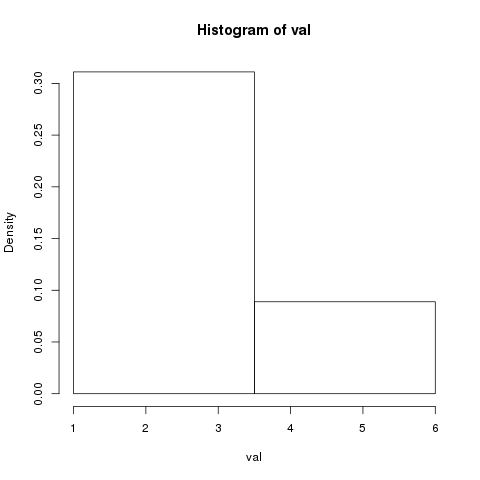

Here is the R script that generated this plot:

library(histogram)

mat <- read.table("input.tab",header=T,sep="\t")
mat

col1 <- "colA"
col2 <- "colB"


val <- mat[,col1]

png("histogram.png")
histogram(val,type="regular")
dev.off()

